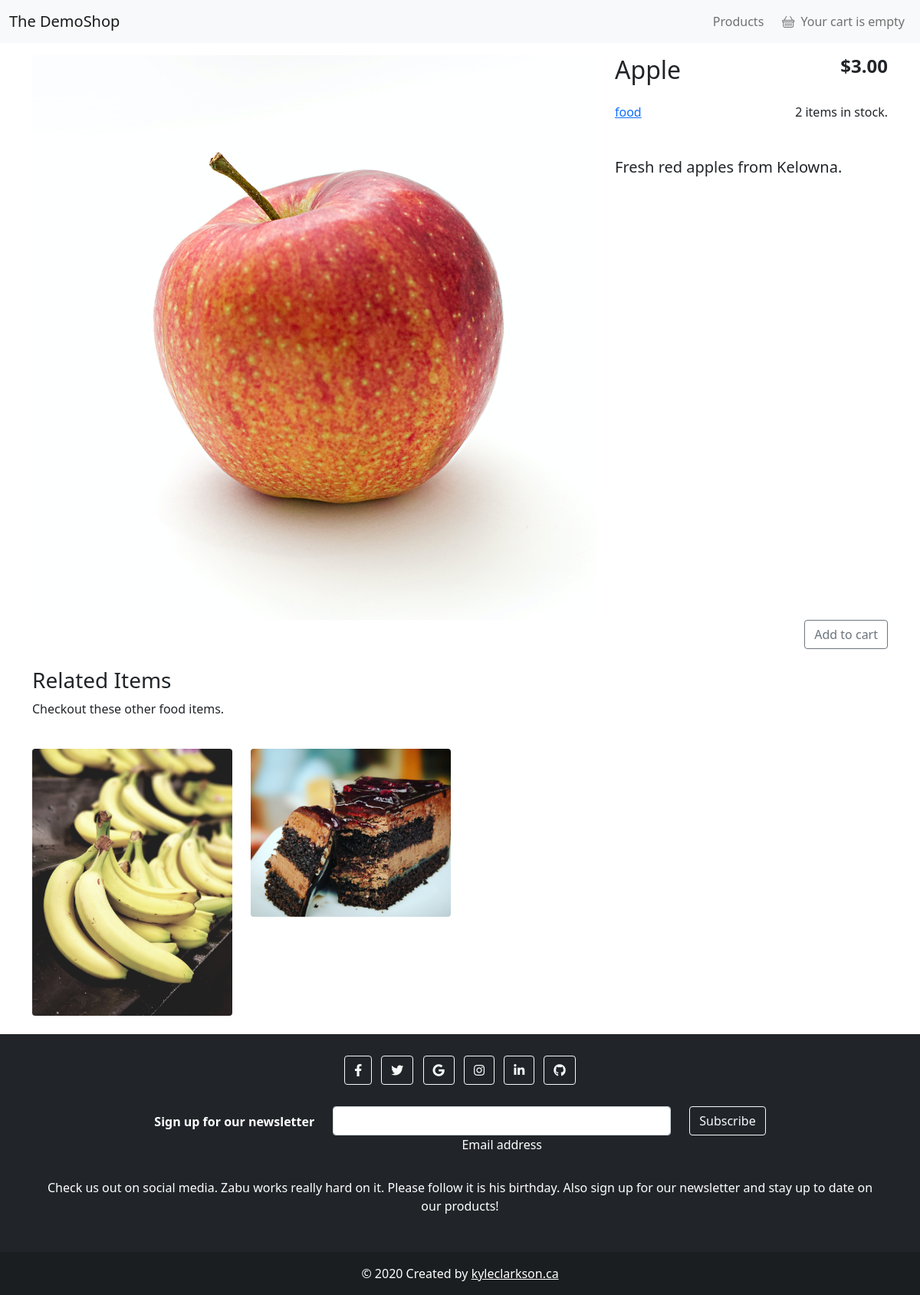
Page /products/5/apple/ on the earlier database version.
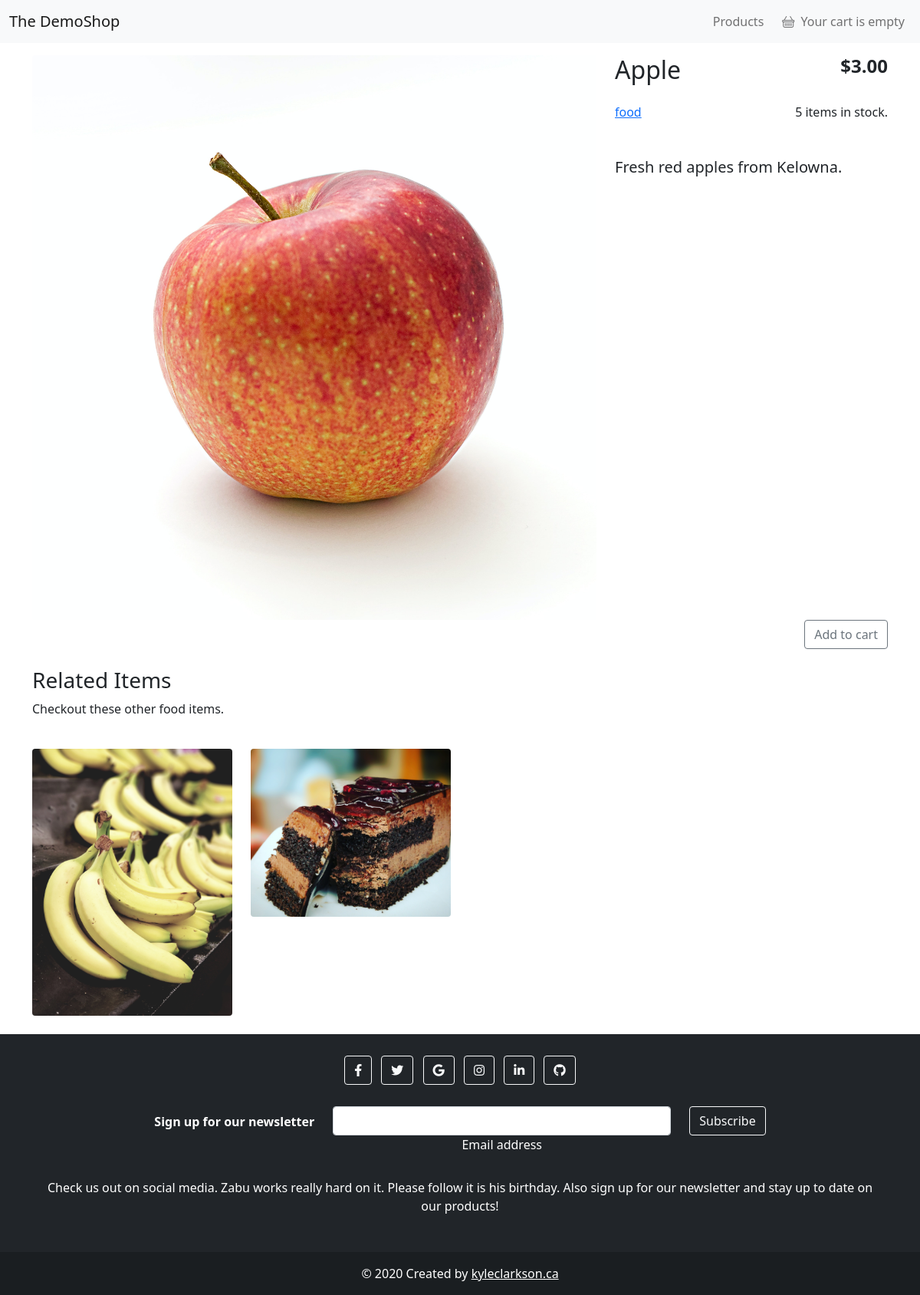
Same page on the later database version.
### shop/models.py (models this page shows, shortened)
class Product(models.Model):
    category = models.ForeignKey(Category,
                                 related_name='products',
                                 on_delete=models.CASCADE)
    name = models.CharField(max_length=200, db_index=True)
    slug = models.SlugField(max_length=200, db_index=True)
    image = models.ImageField(upload_to='products/%Y/%m/%d',
                              default='products/no_image.png')
    description = models.TextField(blank=True)
    price = models.DecimalField(max_digits=10, decimal_places=2)
    quantity = models.PositiveIntegerField(default=0)
    available = models.BooleanField(default=True)
    featured = models.BooleanField(default=False)
    created = models.DateTimeField(auto_now_add=True)
    updated = models.DateTimeField(auto_now=True)
    class Meta:
        ordering = ('name',)
        index_together = (('id', 'slug'),)

class Category(models.Model):
    name = models.CharField(max_length=200, db_index=True)
    slug = models.SlugField(max_length=200, unique=True)
    class Meta:
        ordering = ('name',)
        verbose_name = 'Category'
        verbose_name_plural = 'Categories'
    def __str__(self):
        return self.name
    def get_absolute_url(self):
        return reverse('shop:product_list_by_category', args=[self.slug])

### shop/views.py (the view)
# urls.py: path('products/<int:id>/<slug:slug>/', views.product_detail, name='product_detail'),
def product_detail(request, id, slug):
    product = get_object_or_404(Product, id=id, slug=slug)
    category = product.category
    related_products = Product.objects.filter(category=category).exclude(id=id)[:4]
    context = {
        'product': product,
        'related_products': related_products
    }
    return render(request, 'shop/product/detail.html', context)

### cart/cart.py (called while the page is built)
    def __len__(self):
        return sum(item['quantity'] for item in self.cart.values())

### cart/context_processors.py (called while the page is built)
def cart(request):
    return {
        'cart': Cart(request),
    }

### shop/templates/shop/product/detail.html (shortened to what this page needs)
{% extends "base.html" %}
{% load static %}
{% load thumbnail %}
{% block content %}
    <div class="container">
        <div class="row my-3">
            <div class="col-md-8">
                {% thumbnail product.image "750x500" crop='center' as im %}
                    <img class="img-fluid rounded" src="{{ im.url }}" width="{{ im.width }}" height="{{ im.height }}">
                {% endthumbnail %}
            </div>
            <div class="col-md-4 align-items-center">
                <div class="row">
                    <div class="col">
                        <h2>{{ product.name }}</h2>
                    </div>
                    <div class="col">
                        <div class="text-end">
                            <h4><strong>${{ product.price }}</strong></h4>
                        </div>
                    </div>
                </div>
                <div class="row my-3">
                    <div class="col">
                        <p>
                            <a href="{{ product.category.get_absolute_url }}">
                                {{ product.category }}
                            </a>
                        </p>
                    </div>
                    <div class="col">
                        <div class="text-end">
                            {% if product.quantity > 10 %}
                                <p>10+ item{{ product.quantity|pluralize }} in stock.</p>
                            {% else %}
                                <p>{{ product.quantity }} item{{ product.quantity|pluralize }} in stock.</p>
                            {% endif %}
                        </div>
                    </div>
                </div>
                <div class="row">
                    <h5 class="my-3"> {{ product.description }}</h5>
                </div>
            </div>
            <div class="col align-self-end text-end">
                {% if product.quantity > 0 %}
                    <form action="{% url "cart:cart_add" product.id %}" method="POST">
                        <input class="btn btn-md btn-outline-secondary" type="submit"
                               value="Add to cart">
                    </form>
                {% else %}
                    <p class="text-danger"><strong>SOLD OUT</strong></p>
                {% endif %}
            </div>
        </div>
        {% if related_products|length > 0 %}
            <div class="row my-4">
                <h3>Related Items</h3>
                <p>Checkout these other {{ product.category }} items.</p>
            </div>
            <div class="row">
                {% for related_product in related_products %}
                    <div class="col-md-3 col-sm-6 mb-4">
                        {% thumbnail related_product.image "500x300" crop='center' as im %}
                            <a href="{% url 'shop:product_detail' related_product.id related_product.slug %}">
                                <img class="img-fluid rounded" src="{{ im.url }}" width="{{ im.width }}"
                                     height="{{ im.height }}">
                            </a>
                        {% endthumbnail %}
                    </div>
                {% endfor %}
            </div>
        {% endif %}
    </div>
{% endblock %}

### templates/base.html (shortened to what this page needs)
{% load static %}
<!DOCTYPE html>
<html>
<head>
    <link href="https://cdn.jsdelivr.net/npm/bootstrap@5.0.0-beta2/dist/css/bootstrap.min.css" rel="stylesheet"
>
    <link rel="stylesheet" href="https://cdn.jsdelivr.net/npm/bootstrap-icons@1.4.0/font/bootstrap-icons.css">
    <link rel="stylesheet" href="https://cdnjs.cloudflare.com/ajax/libs/font-awesome/5.15.3/css/all.min.css"
/>
    <link rel="stylesheet" type="text/css" href="{% static '/css/styles.css' %}">
</head>
<body onload="toast();">
<div id="content">
    {% include 'header.html' %}
    {% block content %}
    {% endblock %}
    {% include 'footer.html' %}
</div>
</body>
</html>

### templates/header.html (shortened to what this page needs)
{% load  static %}
<nav class="navbar navbar-expand-lg navbar-light bg-light">
    <div class="container-fluid">
        <a class="navbar-brand" href="{% url 'shop:home' %}">The DemoShop</a>
        <div class="collapse navbar-collapse" id="navbarNav">
            <ul class="navbar-nav ms-auto">
                <li class="nav-item">
                    <a href="{% url 'shop:product_list' %}" class="nav-link mx-1">Products</a>
                </li>
                <li class="nav-item">
                    <span>
                        {% with total_items=cart|length %}
                            {% if total_items > 0 %}
                                <a class="nav-link active"
                                   aria-current="page"
                                   href="{% url 'cart:cart_detail' %}">
                                  <i class="bi bi-basket mx-1"></i>
                                    {{ total_items }} item{{ total_items|pluralize }}
                                    ${{ cart.get_total_price }}
                                </a>
                            {% else %}
                                <a class="nav-link"
                                   aria-current="page"
                                   href="#">
                                  <i class="bi bi-basket mx-1"></i>
                                    Your cart is empty
                                </a>
                            {% endif %}
                        {% endwith %}
                    </span>
                </li>
            </ul>
        </div>
    </div>
</nav>

### templates/footer.html
<footer class="bg-dark text-center text-white">
  <div class="container p-4">
    <section class="mb-4">
      <a class="btn btn-outline-light btn-floating m-1" href="#!" role="button"
        ><i class="fab fa-facebook-f"></i
      ></a>
      <a class="btn btn-outline-light btn-floating m-1" href="#!" role="button"
        ><i class="fab fa-twitter"></i
      ></a>
      <a class="btn btn-outline-light btn-floating m-1" href="#!" role="button"
        ><i class="fab fa-google"></i
      ></a>
      <a class="btn btn-outline-light btn-floating m-1" href="#!" role="button"
        ><i class="fab fa-instagram"></i
      ></a>
      <a class="btn btn-outline-light btn-floating m-1" href="#!" role="button"
        ><i class="fab fa-linkedin-in"></i
      ></a>
      <a class="btn btn-outline-light btn-floating m-1" href="#!" role="button"
        ><i class="fab fa-github"></i
      ></a>
    </section>
    <section class="">
      <form action="">
        <div class="row d-flex justify-content-center">
          <div class="col-auto">
            <p class="pt-2">
              <strong>Sign up for our newsletter</strong>
            </p>
          </div>
          <div class="col-md-5 col-12">
            <div class="form-outline form-white mb-4">
              <input type="email" id="form5Example2" class="form-control" />
              <label class="form-label" for="form5Example2">Email address</label>
            </div>
          </div>
          <div class="col-auto">
            <a type="submit" class="btn btn-outline-light mb-4" href="#">
              Subscribe
            </a>
          </div>
        </div>
      </form>
    </section>
    <section class="mb-4">
      <p>
        Check us out on social media. Zabu works really hard on it. Please follow
          it is his birthday. Also sign up for our newsletter and stay up to date on our products!
      </p>
    </section>
  </div>
  <div class="text-center p-3" style="background-color: rgba(0, 0, 0, 0.2);">
    © 2020 Created by
      <a class="text-white" href="https:www.kyleclarkson.ca">kyleclarkson.ca</a>
  </div>
</footer>

Differences in the rows shown:
changed Product "Apple": quantity "2" → "5"
